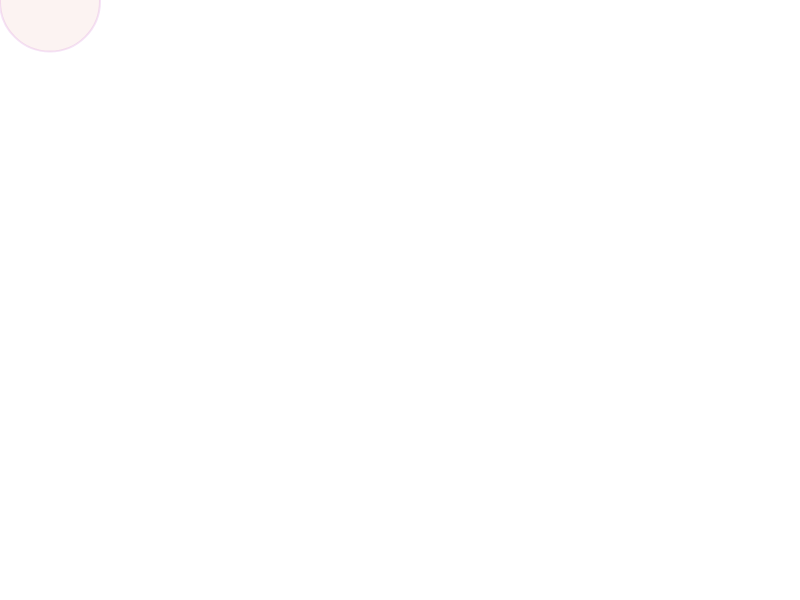
Frame 1 (no input)
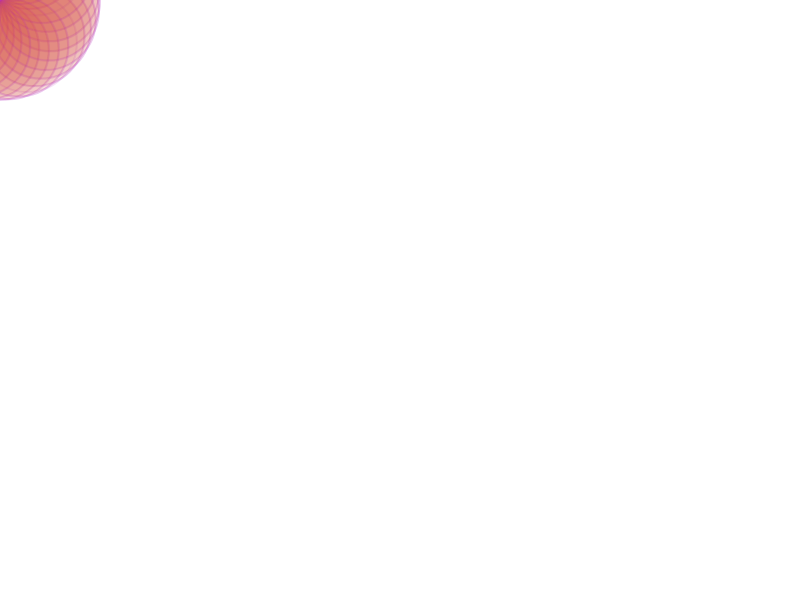
Frame 60 (no input)
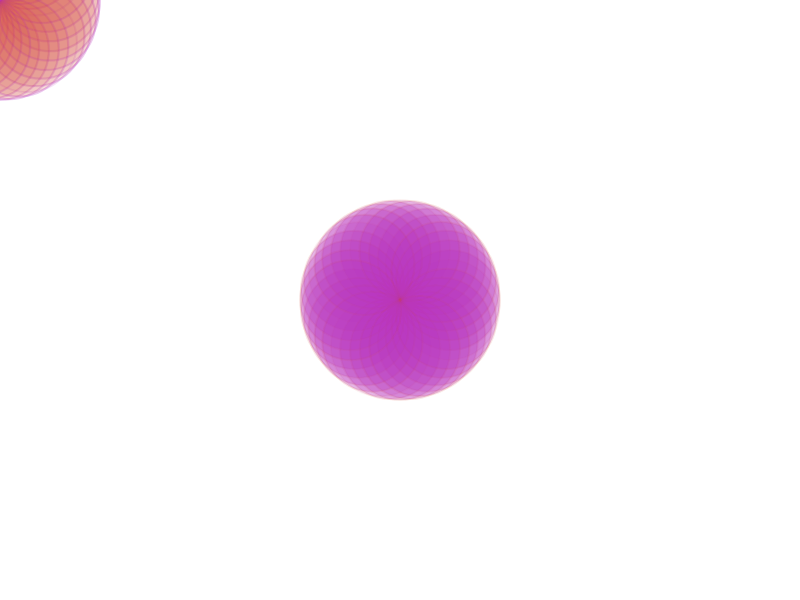
Frame 120 (the mouse pressed at the canvas centre since frame 60)

The p5.js sketch that drew these frames (run headless with seeded random() and noise() and a simulated clock; from frame 60 on, the mouse is pressed at the canvas centre):

// p5.js sketch
// ── sketch.js
var angle = 0.03;
var offset = 20;
var scalar = 50;
var speed = 8.05;

function setup(){
  createCanvas(displayWidth, displayHeight);
  background(255);
  this.c = color(random(255), random(255), random(255),random(100));
  this.d = color(random(255), random(255), random(255),random(100));
  this.e = color(random(255), random(255), random(255));
  this.f = color(random(255), random(255), random(255),random(100));
  this.g = color(random(255), random(255), random(255));
  strokeWeight(2);

}
function draw(){
  var x = mouseX + cos(angle) * scalar;
  var y = mouseY + sin(angle) * scalar;
  if (mouseIsPressed) {
    fill(this.c);
    stroke(this.d);

} else {
    fill(this.d);
    stroke(this.c);

  }

  if (keyCode == CONTROL) {
    fill(255,255,255);
    stroke(0);

}
  if (keyCode == LEFT_ARROW) {
    fill(this.f);
    stroke(this.g);

}

   ellipse(x, y, 100, 100);
   translate(mouseX, mouseY);

  angle += speed;

  if (keyCode == UP_ARROW) {
    background(255,255,255);

} else if (keyCode == DOWN_ARROW) {
    background(this.e);


  }

}

// ── style.css
/* style.css */

html, body {
  height: 100%;
}

body {
  margin: 0;
  display: flex;


}
